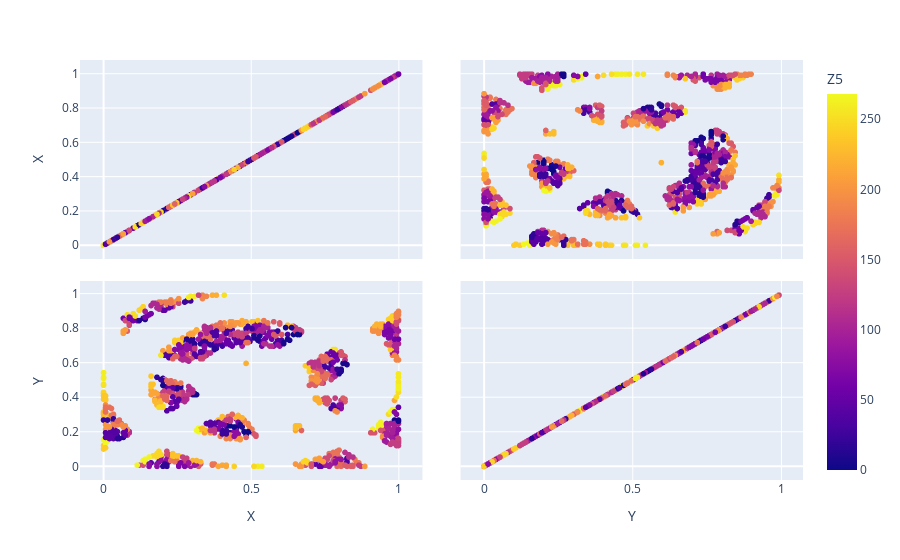

The notebook cell saved with this chart:
### Code cell
classix_density=Extractor.classix(group_merging_mode='density',minPts=minPts_best_density,radius=radius_best_density,scale=scale_best_density)
classix_density.fit(X_train)
Y_pred_density=classix_density.predict(X_test)

df_pred_density=pd.DataFrame(pd.concat([pd.DataFrame(X_test,columns=['X','Y']),pd.DataFrame(Y_pred_distance,columns=[select_name_Z])],axis=1))
print('Plot of target: ',select_name_Z,'\n')
fig = px.scatter_matrix(df_pred_density,
    dimensions=['X','Y'],
    color=select_name_Z)
fig.show()

### Figure 1 — Plotly figure (JSON) as saved in the notebook; plotly's stock layout.template omitted (floating-point values rounded to 4 significant figures; data arrays with more than 128 entries replaced by an {"elided": "..."} marker saying what was removed)
{"data": [{"dimensions": [{"axis": {"matches": true}, "label": "X", "values": {"elided": "1071 float values"}}, {"axis": {"matches": true}, "label": "Y", "values": {"elided": "1071 float values"}}], "hovertemplate": "%{xaxis.title.text}=%{x}<br>%{yaxis.title.text}=%{y}<br>Z5=%{marker.color}<extra></extra>", "legendgroup": "", "marker": {"color": {"elided": "1071 int values"}, "coloraxis": "coloraxis", "symbol": "circle"}, "name": "", "showlegend": false, "type": "splom"}], "layout": {"coloraxis": {"colorbar": {"title": {"text": "Z5"}}, "colorscale": [[0, "#0d0887"], [0.1111, "#46039f"], [0.2222, "#7201a8"], [0.3333, "#9c179e"], [0.4444, "#bd3786"], [0.5556, "#d8576b"], [0.6667, "#ed7953"], [0.7778, "#fb9f3a"], [0.8889, "#fdca26"], [1, "#f0f921"]]}, "dragmode": "select", "legend": {"tracegroupgap": 0}, "margin": {"t": 60}}}
